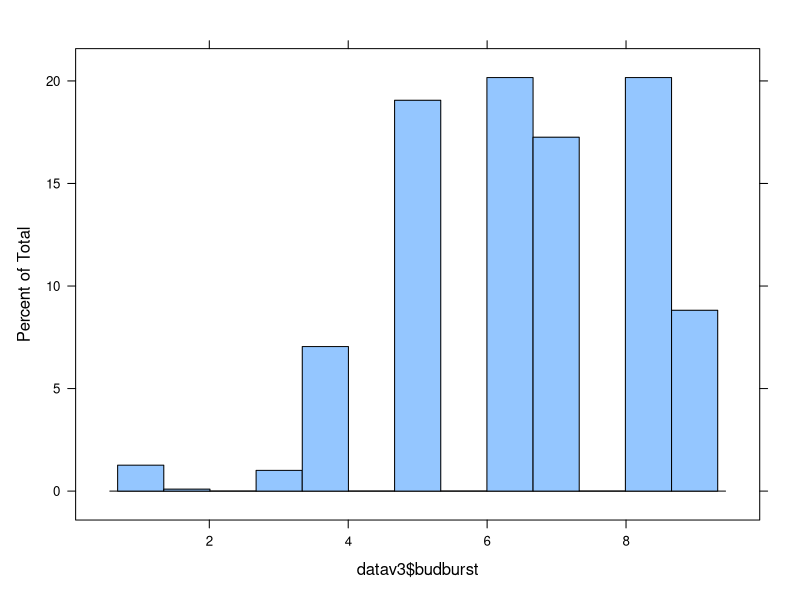
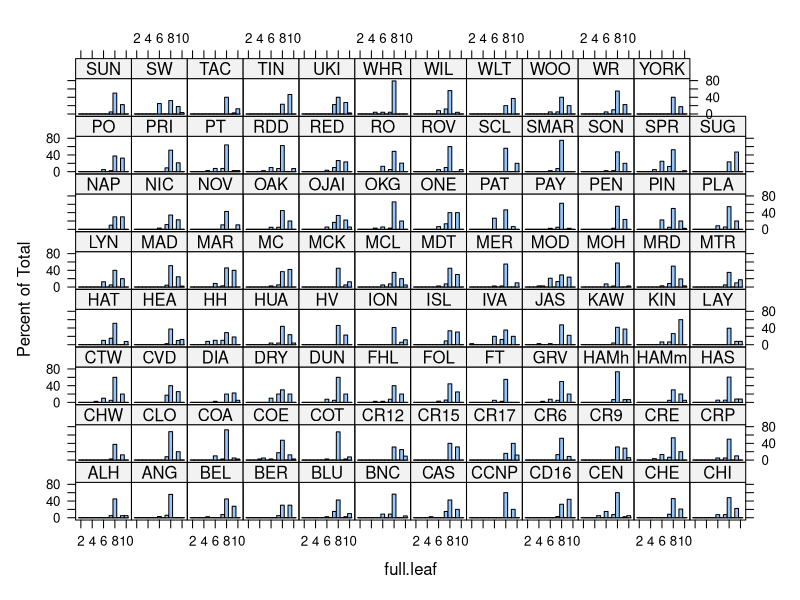

Generate these figures, in order, with R: (Note: this script raises an error after producing the figures.)
# Getting started
# Started: April 24, 2015. Begin to assemble data, and improve legibility 
library(foreign)
library(lattice)


setwd("/Users/SamKrasnobrod/GitHub/OakResearchRepoSP2015") # Samuel
setwd("C:/GitHub/OakResearchRepoSP2015") # Robin

##########################################################################################################################                                                      

# This step takes a while to read in. 
#datav2 <- read.xlsx("ChicoPhenv2.xlsx", sheetIndex=1, header=TRUE, rowIndex = c(1, 3:3678), colIndex=c(1:22))     
datav2 <- read.csv("ChicoPhenv2.csv", header=TRUE, stringsAsFactors=FALSE)     

weeks <- which(grepl("^week", names(datav2), ignore.case=TRUE))


# Add a count of days from planting until bud burst (First recorded 1)
bb <- rep(NA, NROW(datav2))
for(i in 1:NROW(datav2)){
  x <- min(which(datav2[i,weeks]>0
           & !is.na(datav2[i,weeks])))
  bb[i] <- ifelse(x<Inf, x, NA)
}
datav2$budburst <- bb

# Add a count of weeks from planting until full leafs (First recorded 5)
fl <- rep(NA, NROW(datav2))
for(i in 1:NROW(datav2)){
  x <- min(which(datav2[i,weeks]==5))
  fl[i] <- ifelse(x<Inf, x, NA)
}
datav2$full.leaf <- fl

# Do some data cleaning to site name
# - If the site name starts with TAC, then replace it with "TAC" only, otherwise keep original value
datav2$site <- ifelse(grepl("^TAC", datav2$site, ignore.case=TRUE), "TAC", datav2$site)

# Only keep records with valid site names. 
site.factor <- as.factor(datav2$site) # converted site to a temp factor variable
bad.levels <- levels(site.factor)[1:13] # listed invalid site names
`%ni%` <- Negate(`%in%`) #Define a new function that is "not in"
datav3 <- subset(datav2, datav2$site %ni% bad.levels) #subset the data to only keep records without bad names


# merge on lat & long data by tree


# Sort by lat (instead of site)



# clean up
rm(bb, fl, site.factor, weeks, i, bad.levels, datav2, x);gc()

# Write the data as a text file - and produce SAS code to read in data. 
write.foreign(datav3, "ChicoPhen.txt", "ReadChicoPhen.sas", package="SAS")

#################################################################################################
## Use bb or fl against site in anova
library(lattice)
histogram(datav3$budburst) #shows bb for weeks 1-8
histogram(~full.leaf | site, data=datav3)

# CALCULATE THE MEAN VALUE PER SITE
mean.bb <- tapply(datav3$budburst, datav3$site, mean, na.rm=TRUE)
mean.fl <- tapply(datav3$full.leaf, datav3$site, mean, na.rm=TRUE)


# OVERALL MEANS - TO BE PLOTTED AS THE VERTICAL LINE
mean.total.bb <- mean(datav3$budburst, na.rm=TRUE)
mean.total.fl <- mean(datav3$full.leaf, na.rm=TRUE)

# Calculate the lower and upper quartiles for each variable by site
q1.bb <- tapply(datav3$budburst, datav3$site, function(x)quantile(x,.25, na.rm=TRUE))
q3.bb <- tapply(datav3$budburst, datav3$site, function(x)quantile(x,.75, na.rm=TRUE))
# COPY/PASTE CHANGE BB TO FL

# create a vector of colors, where if the Q1 is above the mean or Q3 is below the mean color it red.
color.bb <- ifelse(q1.bb>mean.total.bb | q3.bb<mean.total.bb, "red", "gray90")
#copy/paste and change bb to fl
color.fl


#### PLOT BUDBURST DISTRIBUTION BY SITE ###

png(filename="budburst.png", width=480, height=1000) # get this height looking good before copy 

boxplot(budburst~site, data=datav3, horizontal=TRUE, axes=FALSE, pch=".", col=color.bb, 
        main="Week of first Bud burst by site", xlab="weeks")
axis(2, las=2, at=1:length(mean.bb), label=names(mean.bb))
axis(1, at=1:10)
box()
abline(v=mean.total.bb, col="slateblue", lwd=2)
points(mean.bb, 1:length(mean.bb), col="blue", pch=16)

dev.off()

# Copy/paste all above code and change to fl










summary(aov(budburst~site, data=datav3)) #anova bb against site
summary(aov(full.leaf~site, data=datav3))


## Setup histogram with lattice for anova results
